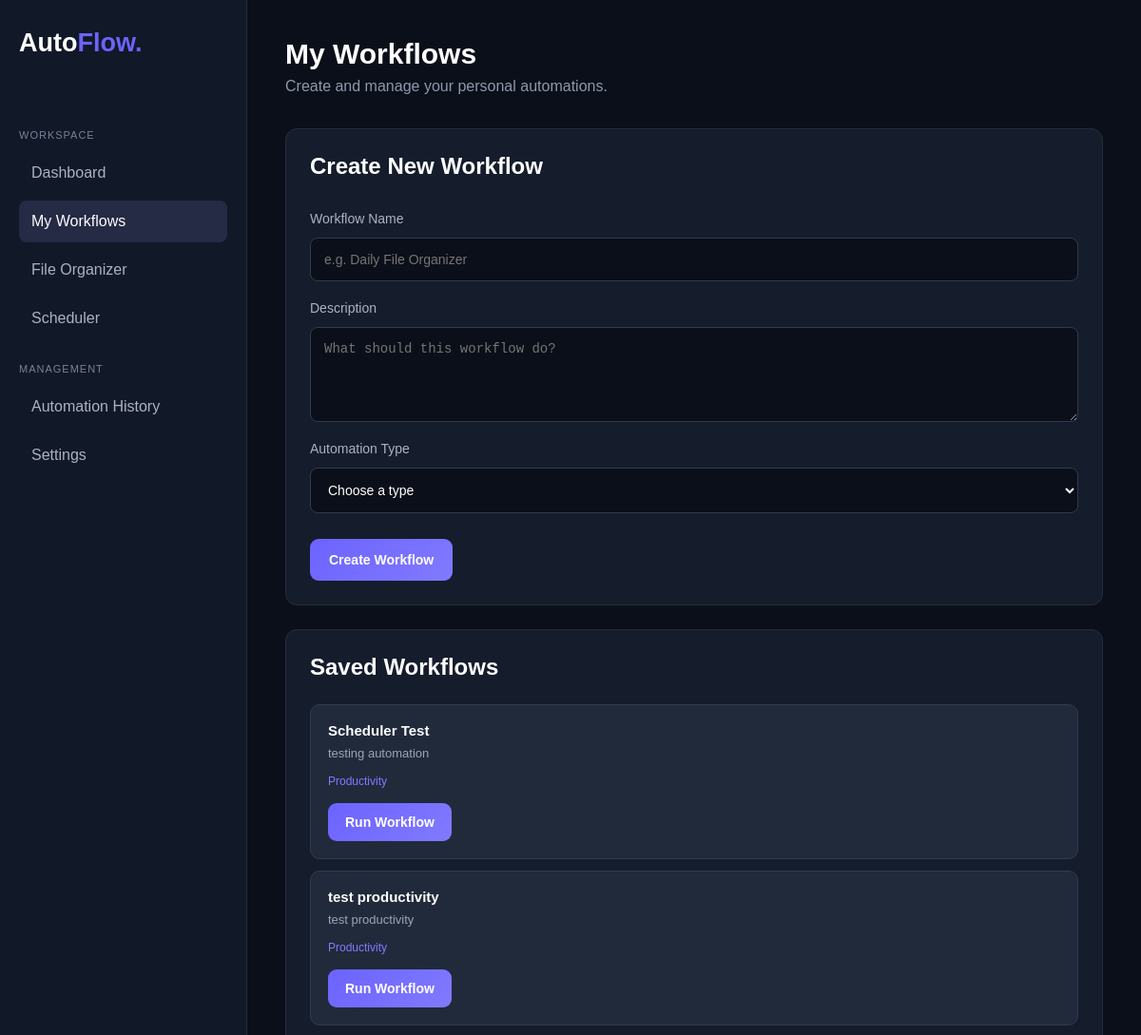
/workflows (upper part), run on an earlier commit of the app's database.
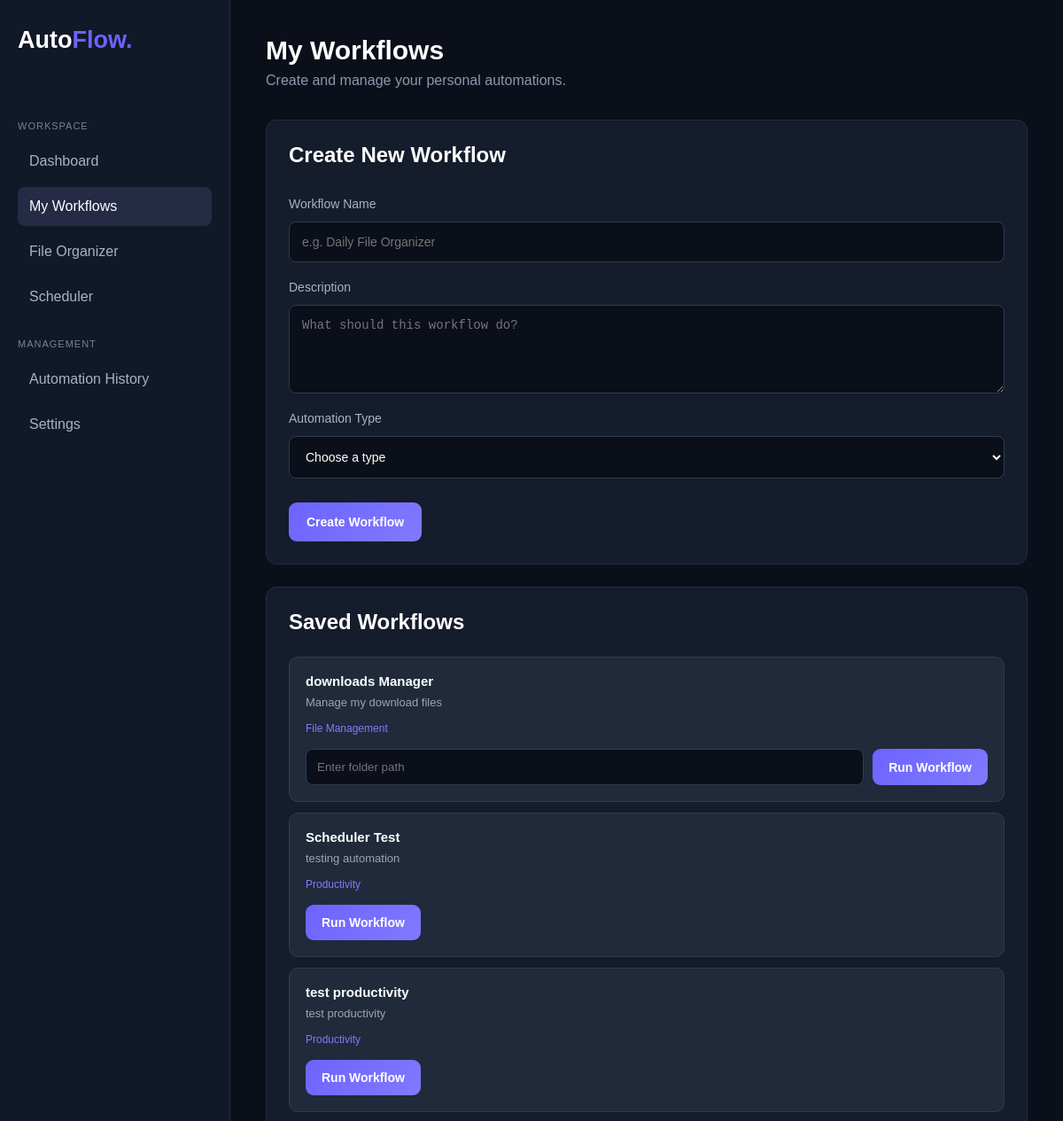
And on a later commit of the database.
### tables this page shows
CREATE TABLE workflows (
                id INTEGER PRIMARY KEY AUTOINCREMENT,
                name TEXT NOT NULL,
                description TEXT NOT NULL,
                type TEXT NOT NULL
            );

### app.py (the view)
@app.route("/workflows")
def workflow_page():
    workflows = get_workflows()
    return render_template(
        "workflows.html",
        workflows=workflows
    )

### storage.py (called while the page is built)
def get_connection():
    connection = sqlite3.connect(DATABASE_PATH)
    connection.row_factory = sqlite3.Row
    return connection

def get_workflows():
    with get_connection() as connection:
        rows = connection.execute(
            "SELECT * FROM workflows ORDER BY id DESC"
        ).fetchall()
    return [dict(row) for row in rows]

### templates/workflows.html (shortened to what this page needs)
<!DOCTYPE html>
<html lang="en">
<head>
    <link rel="stylesheet"
          href="{{ url_for('static', filename='css/style.css') }}">
</head>
<body>
    <div class="app-container">
        <aside class="sidebar">
            <div class="logo">
                <h2>Auto<span>Flow.</span></h2>
            </div>
            <nav>
                <p class="nav-heading">WORKSPACE</p>
                <a href="/" class="nav-link">Dashboard</a>
                <a href="/workflows" class="nav-link active">My Workflows</a>
                <a href="#" class="nav-link">File Organizer</a>
                <a href="#" class="nav-link">Scheduler</a>
                <p class="nav-heading">MANAGEMENT</p>
                <a href="#" class="nav-link">Automation History</a>
                <a href="#" class="nav-link">Settings</a>
            </nav>
        </aside>
        <main class="main-content">
            <header class="topbar">
                <div>
                    <h1>My Workflows</h1>
                    <p>Create and manage your personal automations.</p>
                </div>
            </header>
            <section class="panel">
                <div class="panel-heading">
                    <h2>Create New Workflow</h2>
                </div>
                <form action="/create-workflow" method="POST"
                      class="workflow-form">
                    <label for="name">Workflow Name</label>
                    <input type="text" id="name" name="name"
                           placeholder="e.g. Daily File Organizer" required>
                    <label for="description">Description</label>
                    <textarea id="description" name="description"
                              placeholder="What should this workflow do?"
                              required></textarea>
                    <label for="type">Automation Type</label>
                    <select id="type" name="type" required>
                        <option value="">Choose a type</option>
                    </select>
                    <button type="submit" class="create-btn">
                        Create Workflow
                    </button>
                </form>
            </section>
            <section class="panel workflow-list-panel">
                <div class="panel-heading">
                    <h2>Saved Workflows</h2>
                </div>
                {% if workflows %}
                    {% for workflow in workflows %}
                    <div class="workflow-item">
                        <div>
                            <h3>{{ workflow.name }}</h3>
                            <p>{{ workflow.description }}</p>
                            <span>{{ workflow.type }}</span>
                        </div>
                        <form action="/run-workflow" method="POST"
                            class="run-workflow-form">
                            {% if workflow.type == "File Management" %}
                                <input
                                    type="text"
                                    name="folder_path"
                                    placeholder="Enter folder path"
                                    required
                                >
                            {% endif %}
                            <button type="submit" class="create-btn">
                                Run Workflow
                            </button>
                        </form>
                    </div>
                    {% endfor %}
                {% else %}
                    <div class="empty-state">
                        <h3>No workflows created</h3>
                        <p>Your workflows will appear here.</p>
                    </div>
                {% endif %}
            </section>
        </main>
    </div>
</body>
</html>

What changed in the data, as far as the page shows it:
added workflows: name "downloads Manager", description "Manage my download files", type "File Management"
